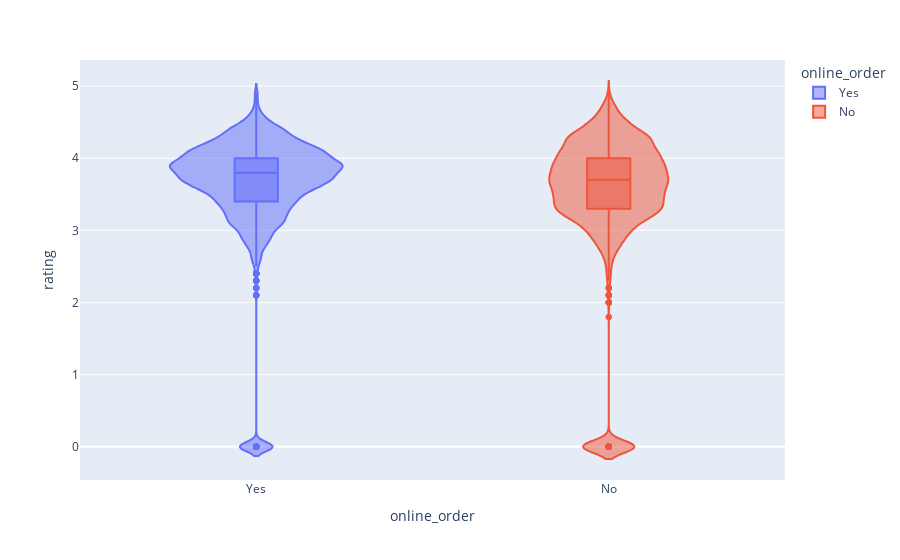

The cell this chart's notebook holds for it:
### Markdown cell above
* Here we have plotted count plot for checking whether the restaurants are delivering online or not.
* So by the observations we concluded that:-
1. 64% of restaurans deliver online.
2. 36% of restaurants currently do not provide online delivery.

### Code cell
fig = px.violin(zomato,x='online_order', y="rating",
                color='online_order',
                box=True, # draw box plot inside the violin
                points='outliers', # can be 'outliers', or False
               )
fig.show()

### Figure 1 — Plotly figure (JSON) as saved in the notebook; plotly's stock layout.template omitted (floating-point values rounded to 4 significant figures; data arrays with more than 128 entries replaced by an {"elided": "..."} marker saying what was removed)
{"data": [{"alignmentgroup": "True", "box": {"visible": true}, "hovertemplate": "online_order=%{x}<br>rating=%{y}<extra></extra>", "legendgroup": "Yes", "marker": {"color": "#636efa"}, "name": "Yes", "offsetgroup": "Yes", "orientation": "v", "points": "outliers", "scalegroup": "True", "showlegend": true, "type": "violin", "x": {"elided": "19818 str values"}, "x0": " ", "xaxis": "x", "y": {"elided": "19818 float values"}, "y0": " ", "yaxis": "y"}, {"alignmentgroup": "True", "box": {"visible": true}, "hovertemplate": "online_order=%{x}<br>rating=%{y}<extra></extra>", "legendgroup": "No", "marker": {"color": "#EF553B"}, "name": "No", "offsetgroup": "No", "orientation": "v", "points": "outliers", "scalegroup": "True", "showlegend": true, "type": "violin", "x": {"elided": "11140 str values"}, "x0": " ", "xaxis": "x", "y": {"elided": "11140 float values"}, "y0": " ", "yaxis": "y"}], "layout": {"legend": {"title": {"text": "online_order"}, "tracegroupgap": 0}, "margin": {"t": 60}, "violinmode": "overlay", "xaxis": {"anchor": "y", "categoryarray": ["Yes", "No"], "categoryorder": "array", "domain": [0, 1], "title": {"text": "online_order"}}, "yaxis": {"anchor": "x", "domain": [0, 1], "title": {"text": "rating"}}}}
